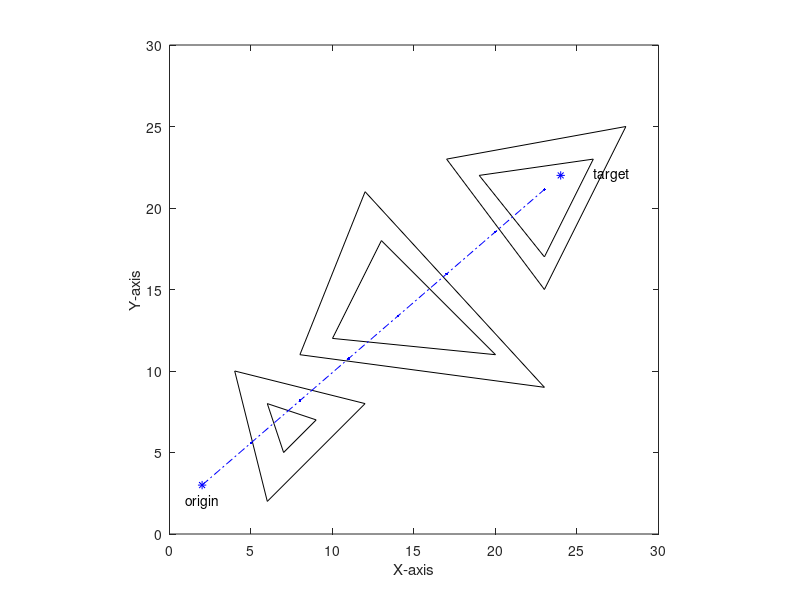

Write the MATLAB code that produced this figure.
function UI

global numtZone tZone Xod Yod;
numtZone = 6;

box on;
square on;
axis([0 30 0 30]);
axis square;
xlabel('X-axis');
ylabel('Y-axis');
hold on;

tZone = struct([]);

%coordinates are in the order of increasing x-values
%the same order is followed for values of y(and not increasing y values else it wont be for the same vertex)
%side are numbered as: v1v2, v2v3, v3v1

%Also threat zone numbering gives a higher number to a nested zone, this is
%for matlab reasons and o/w a nested zone(fill function would not be visible)

tZone(1).Xt = [4,6,12];
tZone(1).Yt = [10,2,8];
tZone(1).tp = 1.3;

tZone(2).Xt = [6,7,9];
tZone(2).Yt = [8,5,7];
tZone(2).tp = 1.6;

tZone(3).Xt = [8,12,23];
tZone(3).Yt = [11,21,9];
tZone(3).tp = 1.3;

tZone(4).Xt = [10,13,20];
tZone(4).Yt = [12,18,11];
tZone(4).tp = 1.6;

tZone(5).Xt = [17,23,28];
tZone(5).Yt = [23,15,25];
tZone(5).tp = 1.3;

tZone(6).Xt = [19,23,26];
tZone(6).Yt = [22,17,23];
tZone(6).tp = 1.8;

for index = 1:numtZone
    fill(tZone(index).Xt,tZone(index).Yt,'w');
end

Xod = [2,24];
Yod = [3,22];
plot(Xod,Yod,'*b');
text(Xod(1)-1,Yod(1)-1,'origin');
text(Xod(2)+2,Yod(2),'target');

dy = (Yod(2)-Yod(1));
dx = (Xod(2)-Xod(1));
m = dy/dx;
X = (Xod(1):3:Xod(end));
yc = (m*Xod(1)-Yod(1));
Y = m*X - yc;
plot(X,Y,'.-.b');